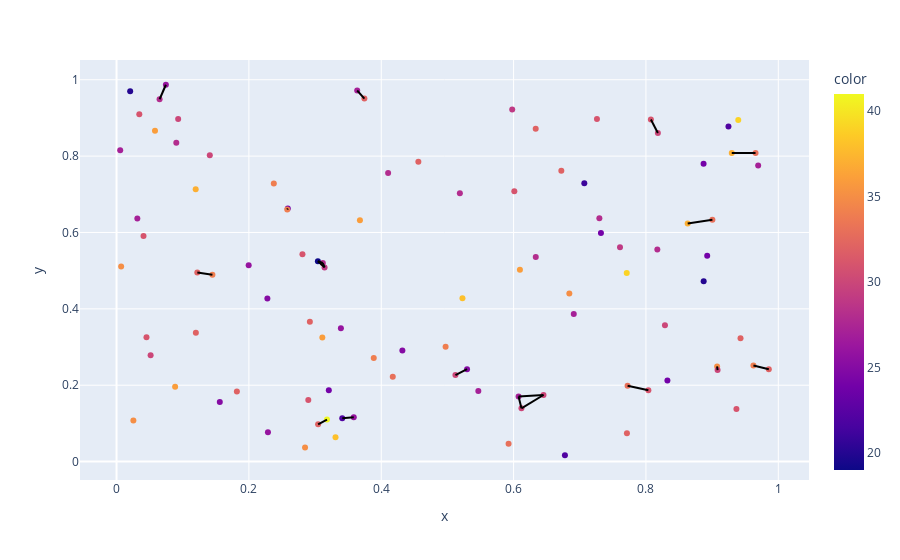

The notebook cell this image was saved under:
### Code cell
fig = px.scatter(x=cluster_centers[:,0], y=cluster_centers[:,1], color=binom_sample)
for idx_point_1, idx_point_2 in zip(start_points, end_points):
    if idx_point_1 < idx_point_2:
        line = np.array([cluster_centers[idx_point_1],cluster_centers[idx_point_2]])
        fig.add_trace(go.Scatter(x=line[:,0], y=line[:,1], mode="lines", line_color="black"))
fig.update_layout(showlegend=False)
fig.show()

### Figure 1 — Plotly figure (JSON) as saved in the notebook; plotly's stock layout.template omitted (floating-point values rounded to 4 significant figures)
{"data": [{"hovertemplate": "x=%{x}<br>y=%{y}<br>color=%{marker.color}<extra></extra>", "legendgroup": "", "marker": {"color": [32, 24, 25, 36, 31, 20, 24, 32, 19, 25, 30, 32, 32, 26, 33, 27, 28, 33, 32, 35, 32, 31, 24, 28, 27, 27, 39, 29, 36, 31, 34, 30, 31, 30, 26, 33, 27, 21, 32, 26, 37, 38, 36, 28, 20, 37, 29, 39, 38, 35, 27, 29, 35, 28, 26, 31, 37, 32, 31, 24, 31, 41, 25, 30, 35, 33, 32, 32, 28, 27, 34, 34, 35, 36, 30, 30, 34, 32, 32, 34, 36, 28, 28, 24, 31, 22, 30, 30, 27, 31, 22, 22, 34, 28, 25, 30, 33, 26, 31, 24], "coloraxis": "coloraxis", "symbol": "circle"}, "mode": "markers", "name": "", "showlegend": false, "type": "scatter", "x": [0.3745, 0.732, 0.156, 0.05808, 0.6011, 0.02058, 0.8324, 0.1818, 0.3042, 0.4319, 0.6119, 0.2921, 0.4561, 0.1997, 0.5924, 0.6075, 0.06505, 0.9656, 0.3046, 0.6842, 0.122, 0.03439, 0.2588, 0.3117, 0.5467, 0.9696, 0.9395, 0.5979, 0.08849, 0.04523, 0.3887, 0.8287, 0.2809, 0.1409, 0.07455, 0.7722, 0.005522, 0.7069, 0.7713, 0.3585, 0.8631, 0.3309, 0.311, 0.7296, 0.8872, 0.1196, 0.7608, 0.771, 0.5227, 0.02542, 0.03143, 0.3144, 0.9076, 0.4104, 0.2288, 0.2898, 0.9297, 0.6334, 0.8037, 0.8926, 0.8074, 0.318, 0.2279, 0.818, 0.006952, 0.4174, 0.1199, 0.9429, 0.5188, 0.3636, 0.9624, 0.4972, 0.2848, 0.6096, 0.05148, 0.9083, 0.1449, 0.9857, 0.6721, 0.2376, 0.3678, 0.6335, 0.09029, 0.3208, 0.04078, 0.6776, 0.5121, 0.6452, 0.6909, 0.9367, 0.3411, 0.9247, 0.2579, 0.8172, 0.5297, 0.0931, 0.9004, 0.339, 0.726, 0.8871], "xaxis": "x", "y": [0.9507, 0.5987, 0.156, 0.8662, 0.7081, 0.9699, 0.2123, 0.1834, 0.5248, 0.2912, 0.1395, 0.3664, 0.7852, 0.5142, 0.04645, 0.1705, 0.9489, 0.8084, 0.09767, 0.4402, 0.4952, 0.9093, 0.6625, 0.5201, 0.1849, 0.7751, 0.8948, 0.9219, 0.196, 0.3253, 0.2713, 0.3568, 0.5427, 0.8022, 0.9869, 0.1987, 0.8155, 0.729, 0.07404, 0.1159, 0.6233, 0.06356, 0.3252, 0.6376, 0.4722, 0.7132, 0.5613, 0.4938, 0.4275, 0.1079, 0.6364, 0.5086, 0.2493, 0.7556, 0.07698, 0.1612, 0.8081, 0.8715, 0.1866, 0.5393, 0.8961, 0.1101, 0.4271, 0.8607, 0.5107, 0.2221, 0.3376, 0.3232, 0.703, 0.9718, 0.2518, 0.3009, 0.03689, 0.5027, 0.2786, 0.2396, 0.4895, 0.2421, 0.7616, 0.7282, 0.6323, 0.5358, 0.8353, 0.1865, 0.5909, 0.01659, 0.2265, 0.1744, 0.3867, 0.1375, 0.1135, 0.8773, 0.66, 0.5552, 0.2419, 0.8972, 0.6331, 0.3492, 0.8971, 0.7799], "yaxis": "y"}, {"line": {"color": "black"}, "mode": "lines", "type": "scatter", "x": [0.3745, 0.3636], "y": [0.9507, 0.9718]}, {"line": {"color": "black"}, "mode": "lines", "type": "scatter", "x": [0.3042, 0.3117], "y": [0.5248, 0.5201]}, {"line": {"color": "black"}, "mode": "lines", "type": "scatter", "x": [0.3042, 0.3144], "y": [0.5248, 0.5086]}, {"line": {"color": "black"}, "mode": "lines", "type": "scatter", "x": [0.6119, 0.6075], "y": [0.1395, 0.1705]}, {"line": {"color": "black"}, "mode": "lines", "type": "scatter", "x": [0.6119, 0.6452], "y": [0.1395, 0.1744]}, {"line": {"color": "black"}, "mode": "lines", "type": "scatter", "x": [0.6075, 0.6452], "y": [0.1705, 0.1744]}, {"line": {"color": "black"}, "mode": "lines", "type": "scatter", "x": [0.06505, 0.07455], "y": [0.9489, 0.9869]}, {"line": {"color": "black"}, "mode": "lines", "type": "scatter", "x": [0.9656, 0.9297], "y": [0.8084, 0.8081]}, {"line": {"color": "black"}, "mode": "lines", "type": "scatter", "x": [0.3046, 0.318], "y": [0.09767, 0.1101]}, {"line": {"color": "black"}, "mode": "lines", "type": "scatter", "x": [0.122, 0.1449], "y": [0.4952, 0.4895]}, {"line": {"color": "black"}, "mode": "lines", "type": "scatter", "x": [0.2588, 0.2579], "y": [0.6625, 0.66]}, {"line": {"color": "black"}, "mode": "lines", "type": "scatter", "x": [0.3117, 0.3144], "y": [0.5201, 0.5086]}, {"line": {"color": "black"}, "mode": "lines", "type": "scatter", "x": [0.7722, 0.8037], "y": [0.1987, 0.1866]}, {"line": {"color": "black"}, "mode": "lines", "type": "scatter", "x": [0.3585, 0.3411], "y": [0.1159, 0.1135]}, {"line": {"color": "black"}, "mode": "lines", "type": "scatter", "x": [0.8631, 0.9004], "y": [0.6233, 0.6331]}, {"line": {"color": "black"}, "mode": "lines", "type": "scatter", "x": [0.9076, 0.9083], "y": [0.2493, 0.2396]}, {"line": {"color": "black"}, "mode": "lines", "type": "scatter", "x": [0.8074, 0.818], "y": [0.8961, 0.8607]}, {"line": {"color": "black"}, "mode": "lines", "type": "scatter", "x": [0.9624, 0.9857], "y": [0.2518, 0.2421]}, {"line": {"color": "black"}, "mode": "lines", "type": "scatter", "x": [0.5121, 0.5297], "y": [0.2265, 0.2419]}], "layout": {"coloraxis": {"colorbar": {"title": {"text": "color"}}, "colorscale": [[0, "#0d0887"], [0.1111, "#46039f"], [0.2222, "#7201a8"], [0.3333, "#9c179e"], [0.4444, "#bd3786"], [0.5556, "#d8576b"], [0.6667, "#ed7953"], [0.7778, "#fb9f3a"], [0.8889, "#fdca26"], [1, "#f0f921"]]}, "legend": {"tracegroupgap": 0}, "margin": {"t": 60}, "showlegend": false, "xaxis": {"anchor": "y", "domain": [0, 1], "title": {"text": "x"}}, "yaxis": {"anchor": "x", "domain": [0, 1], "title": {"text": "y"}}}}
